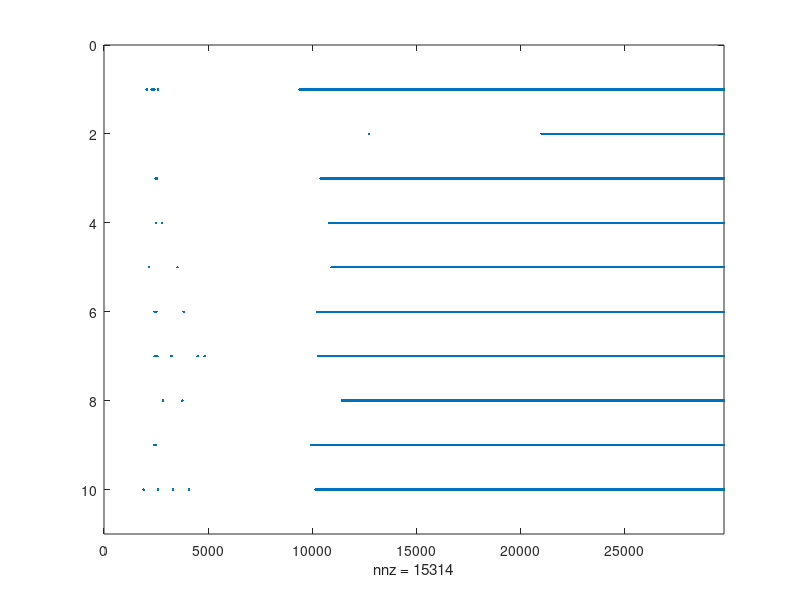

The MATLAB script that drew this image:
addpath('C:\Users\ipboy\Documents\GitHub\SenLabModeling\pytoc')
output = load('output_compressed.mat');

output2 = squeeze(output.output);

figure;
spy(output2)
